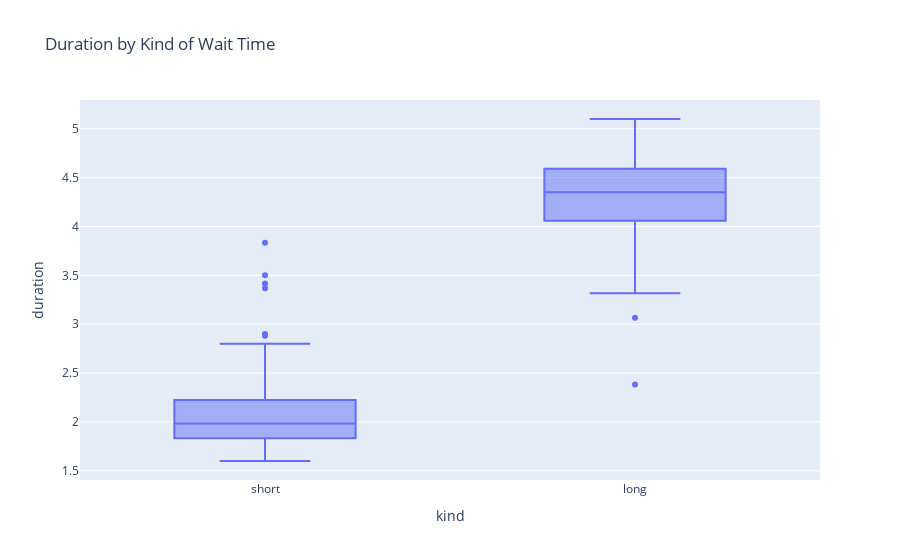

The notebook cell this image was saved under:
### Markdown cell above
For the wait times of 62, 64, and 68 minutes, the p-values were calculated to be 0.2384, 0.0362, and 0.0003, respectively. At a wait time of 62 minutes, the p-value shows week evidence to reject the null hypothesis. At a wait time of 64 minutes, the p-value shows moderate evidence to reject the null hypothesis. At a wait time of 66 minutes, the p-value shows strong evidence to reject the null hypothesis. 

So, we have one interval of time that indicates that the null hypothesis shouldn't be rejected and two that show evidence that it should. What we can extrapolate from this information is that at lower wait times, there is little to no evidence to reject the null hypothesis, but as the wait time increases, the evidence against the null hypothesis gets stronger. 

Thus, I conclude that at short wait times like 62 minutes, there is not sufficient evidence to reject the null hypothesis, but at wait times of 64 and 66 minutes, there is enough evidence to reject the null hypothesis.

### Code cell
11.

import seaborn as sns
import statsmodels.formula.api as smf
import plotly.express as px
from IPython.display import display

# Load the "Classic" Old Faithful Geyser dataset
old_faithful = sns.load_dataset('geyser')

# Define short wait and long wait limits
short_wait_limit = 68
short_wait = old_faithful['waiting'] < short_wait_limit
long_wait = old_faithful['waiting'] >= short_wait_limit

# Full model: duration ~ waiting
full_model = smf.ols('duration ~ waiting', data=old_faithful)
full_fitted_model = full_model.fit()
print("Full Dataset Model Summary:")
display(full_fitted_model.summary().tables[1])

# Short wait model: duration ~ waiting (subset with wait times < short_wait_limit)
short_model = smf.ols('duration ~ waiting', data=old_faithful[short_wait])
short_fitted_model = short_model.fit()
print("\nShort Wait Times Model Summary (waiting < 68):")
display(short_fitted_model.summary().tables[1])

# Long wait model: duration ~ waiting (subset with wait times >= short_wait_limit)
long_model = smf.ols('duration ~ waiting', data=old_faithful[long_wait])
long_fitted_model = long_model.fit()
print("\nLong Wait Times Model Summary (waiting >= 68):")
display(long_fitted_model.summary().tables[1])

# Full Model p-value for waiting
print("Full Model p-value for waiting:", f"{full_fitted_model.pvalues['waiting']:.10f}")

# Short Model p-value for waiting
print("Short Model p-value for waiting:", f"{short_fitted_model.pvalues['waiting']:.10f}")

# Long Model p-value for waiting
print("Long Model p-value for waiting:", f"{long_fitted_model.pvalues['waiting']:.10f}")


# Box plot for duration vs kind (short and long)
old_faithful['kind'] = ['short' if waiting < short_wait_limit else 'long' for waiting in old_faithful['waiting']]
fig = px.box(old_faithful, x='kind', y='duration', 
             title='Duration by Kind of Wait Time',
             category_orders={'kind': ['short', 'long']})
fig.show(renderer="png")

### Figure 1 — Plotly figure (JSON) as saved in the notebook; plotly's stock layout.template omitted (floating-point values rounded to 4 significant figures; data arrays with more than 128 entries replaced by an {"elided": "..."} marker saying what was removed)
{"data": [{"alignmentgroup": "True", "hovertemplate": "kind=%{x}<br>duration=%{y}<extra></extra>", "legendgroup": "", "marker": {"color": "#636efa"}, "name": "", "notched": false, "offsetgroup": "", "orientation": "v", "showlegend": false, "type": "box", "x": {"elided": "272 str values"}, "x0": " ", "xaxis": "x", "y": {"elided": "272 float values"}, "y0": " ", "yaxis": "y"}], "layout": {"boxmode": "group", "legend": {"tracegroupgap": 0}, "title": {"text": "Duration by Kind of Wait Time"}, "xaxis": {"anchor": "y", "categoryarray": ["short", "long"], "categoryorder": "array", "domain": [0, 1], "title": {"text": "kind"}}, "yaxis": {"anchor": "x", "domain": [0, 1], "title": {"text": "duration"}}}}
